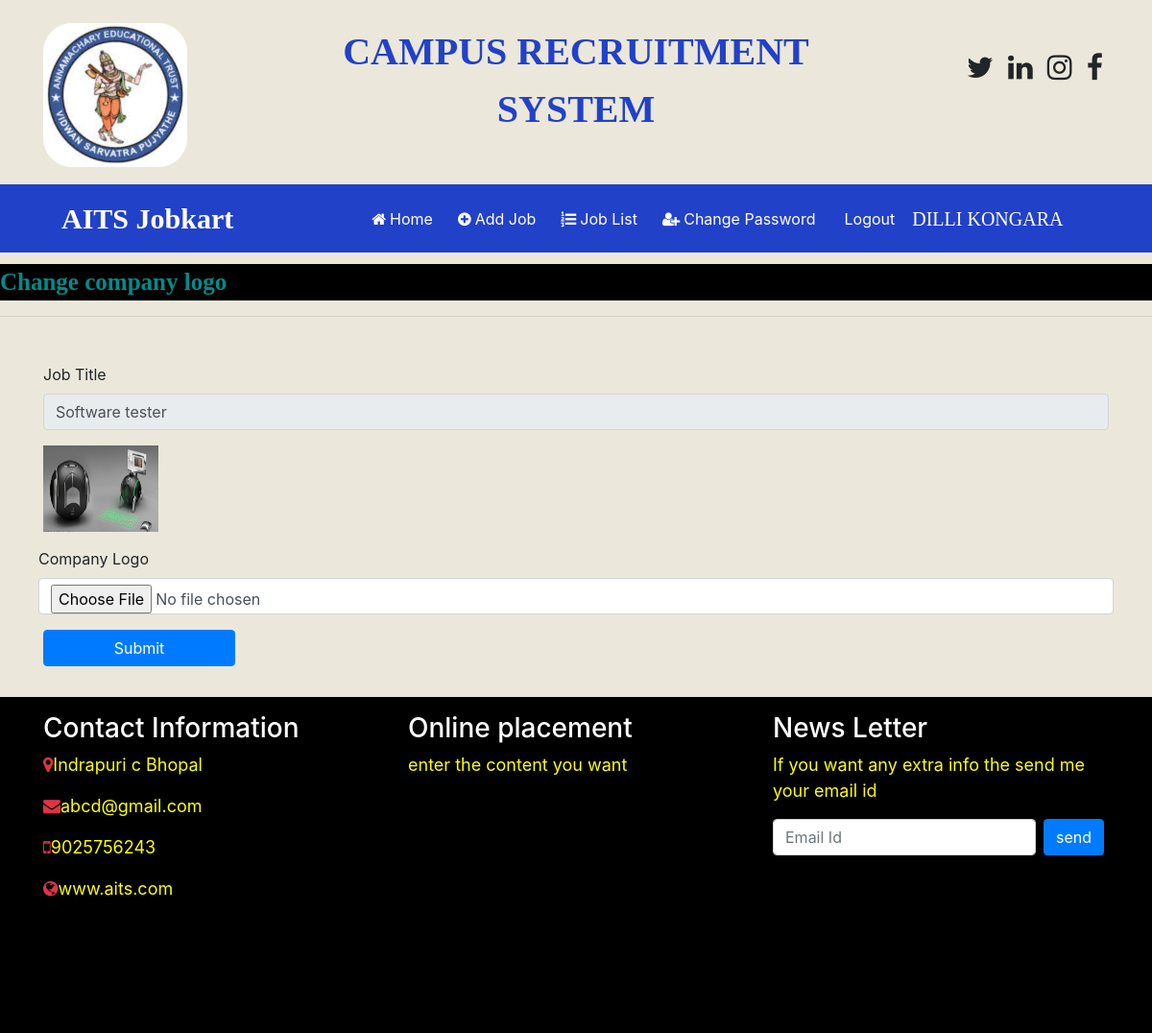
The page /change_companylogo/1 (signed in) on the database its author committed.
### OnlinejobportalApp/models.py (models this page shows, shortened)
class Job(models.Model):
	recruiter =models.ForeignKey(Recruiter,on_delete=models.CASCADE)
	start_date = models.DateField()
	end_date = models.DateField()
	title =models.CharField(max_length=100)
	salary = models.FloatField(null=True)
	image = models.FileField()
	description = models.CharField(max_length=300)
	experience = models.CharField(max_length=50)
	location = models.CharField(max_length=100)
	skills = models.CharField(max_length=100)
	creationdate = models.DateField()
	company = models.CharField(max_length=100)

### OnlinejobportalApp/views.py (the view, shortened to what this page needs)
# urls.py: path('change_companylogo/<int:pid>',views.change_companylogo,name='change_companylogo'),
def change_companylogo(request,pid):
	if not request.user.is_authenticated:
		return redirect('recruiter_login')
	error=""
	job = Job.objects.get(id=pid)
	d={'error':error,'job':job}
	return render(request,'html/change_companylogo.html',d)

### OnlinejobportalApp/templates/html/change_companylogo.html (shortened to what this page needs)
{% load static %}
{% block body %}
{% include 'html/recruiter_navigation.html' %}
<marquee style="font-family: 'Algerian'; font-size: 25px; color: darkcyan; background-color: black;font-weight: bold;margin-top: 1%">
	Change company logo
</marquee>
<hr>
<form class="container mt-5" method="POST" enctype="multipart/form-data">
	<div class="form-row">
		<div class="form-group col-md-12">
			<label>Job Title</label>
			<input type="text" class=" form-control" readonly name="jobtitle" value = "{{job.title}}" required>
		</div>
	</div>
    <div class="form-row">
		<div class="form-group col-md-12">
			<img src="{{job.image.url}}" width="120" height="90">
		</div>
	</div>
	<div class="form-row">
			<label>Company Logo</label>
			<input type="file" class=" form-control" name="logo"  required>
		</div>
	<input type="submit" value="Submit" class="btn btn-primary my-3" style="width: 200px">
</form>
{% include 'html/footer.html' %}
{% endblock %}

### OnlinejobportalApp/templates/html/recruiter_navigation.html (shortened to what this page needs)
<!DOCTYPE html>
<html>
<head>
	{% load static %}
  <link rel="stylesheet" href="https://maxcdn.bootstrapcdn.com/bootstrap/4.5.2/css/bootstrap.min.css">
  <link rel="stylesheet" href="https://cdnjs.cloudflare.com/ajax/libs/font-awesome/4.7.0/css/font-awesome.min.css">
<link rel="stylesheet" href="https://cdnjs.cloudflare.com/ajax/libs/font-awesome/4.7.0/css/font-awesome.min.css">
<link rel ="stylesheet" href="https://cdn.datatables.net/1.10.24/css/jquery.dataTables.min.css">
<link rel ="stylesheet" href= "https://cdn.datatables.net/buttons/1.7.0/css/buttons.dataTables.min.css">
</head>
<body>
	<div class="container">
		<div class="row">
			<div class="col-sm-3 mt-4">
				<img class="logoimage"src="{% static 'images/aitslogo.jpeg' %}" style="width:150px; height:100px text-align=center ; border-radius: 30px; ">
			</div>
			<div class="col-sm-6 mt-4 text-center">
				<span style="font-weight: bold ;text-align:center; font-size: 40px; font-family: times">
					<span class="heading">CAMPUS RECRUITMENT SYSTEM</span>
				</span>
			</div>
			<div class="col-sm-3 mt-5" style="padding-left: 10%">
				<span style="font-weight: bold; font-size: 30px">
					<span><i class="fa fa-twitter pl-2"></i></span>
					<span><i class="fa fa-linkedin pl-2"></i></span>
					<span><i class="fa fa-instagram pl-2"></i></span>
					<span><i class="fa fa-facebook pl-2"></i></span>
				</span>
			</div>
		</div>
	</div>
<nav class="navbar navbar-expand-sm" style="background-color: #2241c9">
	<a class="navbar-brand text-white pl-5 font-weight-bold" style="font-family: 'Algerian'; font-size: 30px ">AITS Jobkart</a>
	<ul class="navbar-nav">
		<li class="nav-item">
			<a class="nav-link" href=" {%url 'recruiter_home'%}" style="margin-left: 120px"><i class="fa fa-home mr-1"></i>Home</a>
		</li>
			<li class="nav-item">
			<a class="nav-link" href=" {%url 'add_job' %}"><i class="fa fa-plus-circle mr-1"></i>Add Job</a>
		</li>
		<li class="nav-item">
			<a class="nav-link" href="{% url 'job_list' %}"><i class="fa fa-list-ol mr-1"></i>Job List</a>
		</li>
		<li class="nav-item">
			<a class="nav-link" href="{% url 'change_passwordrecruiter' %}"><i class="fa fa-user-plus mr-1"></i>Change Password</a>
		</li>
		<li class="nav-item">
			<a class="nav-link" href="{%url 'Logout' %}">Logout</a>
		</li>
	</ul>
	<a class="currentusername" class="navbar-brand text-white pl-5 font-weight-bold" style="font-family: 'Algerian'; font-size: 20px ;color: white;">{{request.user.first_name}} {{request.user.last_name}}</a>
</nav>
</body>
</html>

### OnlinejobportalApp/templates/html/recruiter_navigation.html (style rules this page uses)
.nav-link { color:white !important; margin-right: 10px; }
body { background-color: #EBE8DB; }
.heading { color:#2241c9 ; }
.logoimage { margin-bottom: 18px; }

### rows shown on the page
Job: jobtitle "Software tester", image (picture)

### other values the page prints
{{ request.user.first_name }} "DILLI"
{{ request.user.last_name }} "KONGARA"
